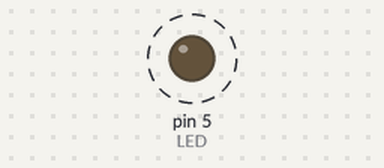
Recording of a sketch running on a simulated Arduino Uno, built with avr-gcc and run on an emulated ATmega328P. On the bench: output pins drawn as LEDs (lit = HIGH). Dashed ring = blinking. What the sketch prints to the serial monitor is not drawn.

Above: at 0.2 s.
Timing chart, 0 to 3.0 s (numbered marks = the images above):
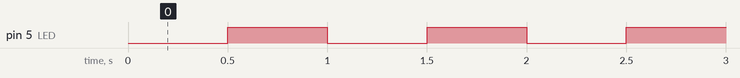

Measured:
- by itself, pin 5 (LED): alternates HIGH for 0.50 s and LOW for 0.50 s

The sketch:

00_Blink_LED_status_display_on_serial_monitor.ino
```cpp
#define LED 5

void setup() {
  pinMode(LED, OUTPUT);
  Serial.begin(115200);
}

void loop() {
  digitalWrite(LED, LOW);
  Serial.println("ON");
  delay(500);
  digitalWrite(LED, HIGH);
  Serial.println("OFF");
  delay(500);
}
```
